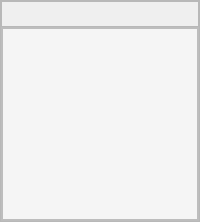
         <widget class="QFrame" name="frame_7">
          <property name="minimumSize">
           <size>
            <width>200</width>
            <height>0</height>
           </size>
          </property>
          <property name="maximumSize">
           <size>
            <width>200</width>
            <height>16777215</height>
           </size>
          </property>
          <property name="frameShape">
           <enum>QFrame::StyledPanel</enum>
          </property>
          <property name="frameShadow">
           <enum>QFrame::Raised</enum>
          </property>
          <layout class="QVBoxLayout" name="verticalLayout_6">
           <property name="spacing">
            <number>0</number>
           </property>
           <property name="leftMargin">
            <number>0</number>
           </property>
           <property name="topMargin">
            <number>0</number>
           </property>
           <property name="rightMargin">
            <number>0</number>
           </property>
           <property name="bottomMargin">
            <number>0</number>
           </property>
           <item>
            <widget class="QFrame" name="frame_9">
             <property name="minimumSize">
              <size>
               <width>0</width>
               <height>26</height>
              </size>
             </property>
             <property name="maximumSize">
              <size>
               <width>16777215</width>
               <height>16777215</height>
              </size>
             </property>
             <property name="frameShape">
              <enum>QFrame::StyledPanel</enum>
             </property>
             <property name="frameShadow">
              <enum>QFrame::Raised</enum>
             </property>
            </widget>
           </item>
           <item>
            <widget class="QFrame" name="frame_8">
             <property name="styleSheet">
              <string notr="true">background-color: #F5F5F5;</string>
             </property>
             <property name="frameShape">
              <enum>QFrame::StyledPanel</enum>
             </property>
             <property name="frameShadow">
              <enum>QFrame::Raised</enum>
             </property>
             <layout class="QVBoxLayout" name="verticalLayout_4">
              <property name="spacing">
               <number>0</number>
              </property>
              <property name="leftMargin">
               <number>0</number>
              </property>
              <property name="topMargin">
               <number>0</number>
              </property>
              <property name="rightMargin">
               <number>0</number>
              </property>
              <property name="bottomMargin">
               <number>0</number>
              </property>
              <item>
               <widget class="QListView" name="lwConfigPreview"/>
              </item>
             </layout>
            </widget>
           </item>
          </layout>
         </widget>
